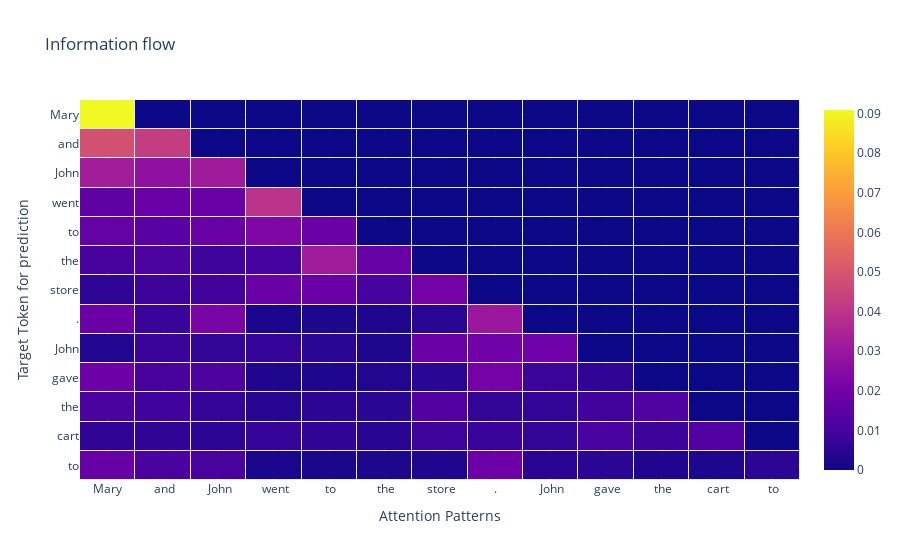

Notebook source saved alongside this figure:
### Code cell
plot_info_flow("Mary and John went to the store. John gave the cart to")

### Figure 1 — Plotly figure (JSON) as saved in the notebook; plotly's stock layout.template omitted (floating-point values rounded to 4 significant figures; data arrays with more than 128 entries replaced by an {"elided": "..."} marker saying what was removed)
{"data": [{"dx": 1, "dy": 1, "type": "heatmap", "x0": 0, "xaxis": "x", "xgap": 1, "y0": 0, "yaxis": "y", "ygap": 1, "z": {"elided": "13x13 float values"}}], "layout": {"title": {"text": "Information flow"}, "xaxis": {"tickfont": {"size": 12}, "tickmode": "array", "ticktext": ["Mary", " and", " John", " went", " to", " the", " store", ".", " John", " gave", " the", " cart", " to"], "tickvals": [0, 1, 2, 3, 4, 5, 6, 7, 8, 9, 10, 11, 12], "title": {"text": "Attention Patterns"}}, "yaxis": {"tickfont": {"size": 12}, "tickmode": "array", "ticktext": [" to", " cart", " the", " gave", " John", ".", " store", " the", " to", " went", " John", " and", "Mary"], "tickvals": [0, 1, 2, 3, 4, 5, 6, 7, 8, 9, 10, 11, 12], "title": {"text": "Target Token for prediction"}}}}
